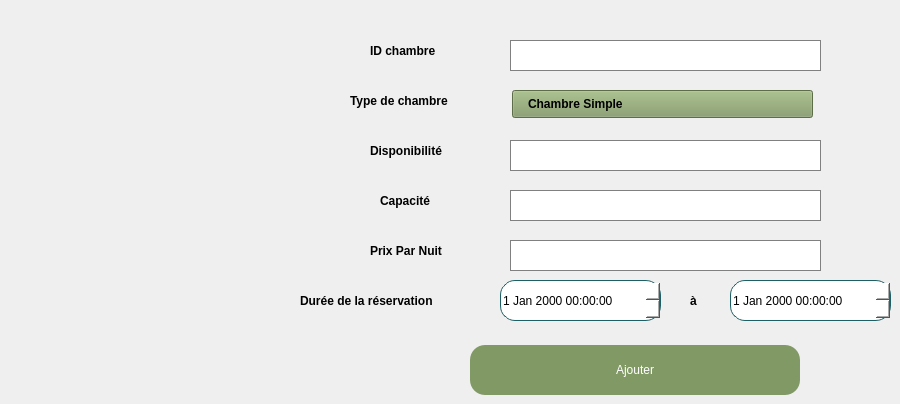
       <widget class="QWidget" name="tab_32">
        <attribute name="icon">
         <iconset resource="purestaybackground.qrc">
          <normaloff>:/Purestay/images/icones/ajouter.png</normaloff>:/Purestay/images/icones/ajouter.png</iconset>
        </attribute>
        <attribute name="title">
         <string>Ajouter une Chambre</string>
        </attribute>
        <widget class="QLabel" name="label_144">
         <property name="geometry">
          <rect>
           <x>370</x>
           <y>130</y>
           <width>101</width>
           <height>41</height>
          </rect>
         </property>
         <property name="styleSheet">
          <string notr="true">font-weight:600;</string>
         </property>
         <property name="text">
          <string>Disponibilité</string>
         </property>
        </widget>
        <widget class="QLabel" name="label_145">
         <property name="geometry">
          <rect>
           <x>380</x>
           <y>180</y>
           <width>81</width>
           <height>41</height>
          </rect>
         </property>
         <property name="styleSheet">
          <string notr="true">font-weight:600;</string>
         </property>
         <property name="text">
          <string>Capacité</string>
         </property>
        </widget>
        <widget class="QLabel" name="label_146">
         <property name="geometry">
          <rect>
           <x>370</x>
           <y>30</y>
           <width>101</width>
           <height>41</height>
          </rect>
         </property>
         <property name="styleSheet">
          <string notr="true">font-weight:600;</string>
         </property>
         <property name="text">
          <string>ID chambre</string>
         </property>
        </widget>
        <widget class="QLineEdit" name="lineEdit_57">
         <property name="geometry">
          <rect>
           <x>500</x>
           <y>140</y>
           <width>331</width>
           <height>31</height>
          </rect>
         </property>
         <property name="styleSheet">
          <string notr="true">background-color:white;
border:solid;
border-color:gray;
color:gray;
padding-left:20px;
margin-left:10px;
margin-right:10px;
border-width:1px;
background-color: rgb(255, 255, 255);</string>
         </property>
        </widget>
        <widget class="QLineEdit" name="lineEdit_58">
         <property name="geometry">
          <rect>
           <x>500</x>
           <y>240</y>
           <width>331</width>
           <height>31</height>
          </rect>
         </property>
         <property name="styleSheet">
          <string notr="true">background-color:white;
border:solid;
border-color:gray;
color:gray;
padding-left:20px;
margin-left:10px;
margin-right:10px;
border-width:1px;
</string>
         </property>
        </widget>
        <widget class="QComboBox" name="comboBox_33">
         <property name="geometry">
          <rect>
           <x>512</x>
           <y>90</y>
           <width>311</width>
           <height>28</height>
          </rect>
         </property>
         <property name="styleSheet">
          <string notr="true">QComboBox
{
margin-right:10px;
appearance:none;
padding-left:15px;
padding-right:20px;
font-weight:600;
background-color:rgb(129,153,101);
height:35px;
}
QComboBox::drop-down {
	border:none;
}
QComboBox::down-arrow {
		image:url(:/Purestay/images/icones/arrow.png);
	padding-right:20px;
	width:20px;
	color:white;
}

QComboBox::QListView {
background-color:rgb(129,153,101);
}

QComboBox::QListViewItem {
background-color:rgb(129,153,101);
}





</string>
         </property>
         <item>
          <property name="text">
           <string>Chambre Simple</string>
          </property>
         </item>
         <item>
          <property name="text">
           <string>Chambre Double</string>
          </property>
         </item>
         <item>
          <property name="text">
           <string>Chambre Triple</string>
          </property>
         </item>
         <item>
          <property name="text">
           <string>Chambre Quadruple</string>
          </property>
         </item>
        </widget>
        <widget class="QLabel" name="label_147">
         <property name="geometry">
          <rect>
           <x>350</x>
           <y>80</y>
           <width>141</width>
           <height>41</height>
          </rect>
         </property>
         <property name="styleSheet">
          <string notr="true">font-weight:600;</string>
         </property>
         <property name="text">
          <string>Type de chambre</string>
         </property>
        </widget>
        <widget class="QLabel" name="label_148">
         <property name="geometry">
          <rect>
           <x>300</x>
           <y>280</y>
           <width>181</width>
           <height>41</height>
          </rect>
         </property>
         <property name="styleSheet">
          <string notr="true">font-weight:600;</string>
         </property>
         <property name="text">
          <string>Durée de la réservation</string>
         </property>
        </widget>
        <widget class="QLineEdit" name="lineEdit_59">
         <property name="geometry">
          <rect>
           <x>500</x>
           <y>190</y>
           <width>331</width>
           <height>31</height>
          </rect>
         </property>
         <property name="styleSheet">
          <string notr="true">background-color:white;
border:solid;
border-color:gray;
color:gray;
padding-left:20px;
margin-left:10px;
margin-right:10px;
border-width:1px;
background-color: rgb(255, 255, 255);</string>
         </property>
        </widget>
        <widget class="QLabel" name="label_149">
         <property name="geometry">
          <rect>
           <x>370</x>
           <y>230</y>
           <width>111</width>
           <height>41</height>
          </rect>
         </property>
         <property name="styleSheet">
          <string notr="true">font-weight:600;</string>
         </property>
         <property name="text">
          <string>Prix Par Nuit</string>
         </property>
        </widget>
        <widget class="QLineEdit" name="lineEdit_60">
         <property name="geometry">
          <rect>
           <x>500</x>
           <y>40</y>
           <width>331</width>
           <height>31</height>
          </rect>
         </property>
         <property name="styleSheet">
          <string notr="true">background-color:white;
border:solid;
border-color:gray;
color:gray;
padding-left:20px;
margin-left:10px;
margin-right:10px;
border-width:1px;
background-color: rgb(255, 255, 255);</string>
         </property>
        </widget>
        <widget class="QDateTimeEdit" name="dateTimeEdit_9">
         <property name="geometry">
          <rect>
           <x>500</x>
           <y>280</y>
           <width>161</width>
           <height>41</height>
          </rect>
         </property>
         <property name="styleSheet">
          <string notr="true">QDateTimeEdit
{
border:solid;
border-color:rgb(28,96,101);
border-width:1px;
background-color:rgb(255,255,255);
border-radius:15px;
height:35px;
}
QDateTimeEdit::drop-down
{
border:0;
border-width:0px;
}</string>
         </property>
        </widget>
        <widget class="QDateTimeEdit" name="dateTimeEdit_10">
         <property name="geometry">
          <rect>
           <x>730</x>
           <y>280</y>
           <width>161</width>
           <height>41</height>
          </rect>
         </property>
         <property name="styleSheet">
          <string notr="true">QDateTimeEdit
{
border:solid;
border-color:rgb(28,96,101);
border-width:1px;
background-color:rgb(255,255,255);
border-radius:15px;
height:35px;
}
QDateTimeEdit::drop-down
{
border:0;
border-width:0px;
}</string>
         </property>
        </widget>
        <widget class="QLabel" name="label_150">
         <property name="geometry">
          <rect>
           <x>690</x>
           <y>280</y>
           <width>31</width>
           <height>41</height>
          </rect>
         </property>
         <property name="styleSheet">
          <string notr="true">font-weight:600;</string>
         </property>
         <property name="text">
          <string>à</string>
         </property>
        </widget>
        <widget class="QPushButton" name="pushButton_29">
         <property name="geometry">
          <rect>
           <x>470</x>
           <y>330</y>
           <width>330</width>
           <height>65</height>
          </rect>
         </property>
         <property name="styleSheet">
          <string notr="true">border-radius:15px;
margin-top:15px;
height:40px;
background-color:rgb(129,153,101);
color: white;</string>
         </property>
         <property name="text">
          <string>Ajouter</string>
         </property>
        </widget>
       </widget>
